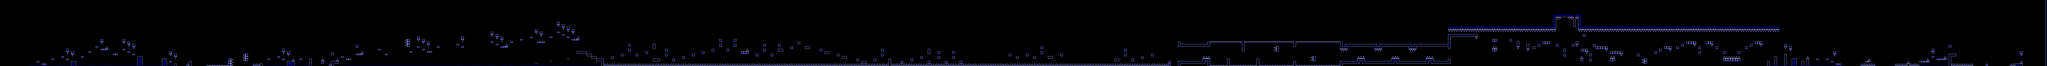

The image is a tile-based game level rendered from a .tmx file. Its description and source (layers, tilesets, objects; grid data summarised) follow:
An orthogonal 834x27 tile map with 16x16 px tiles, 2 tile layers (l2, l1), 2 tilesets and 194 objects.

<map version="1.10" tiledversion="1.11.0" orientation="orthogonal" renderorder="right-down" width="834" height="27" tilewidth="16" tileheight="16" infinite="0" nextlayerid="8" nextobjectid="626">
 <editorsettings>
  <export target="cantletgo.json" format="json" />
 </editorsettings>
 <properties>
  <property name="BG" type="color" value="#ffd500ee" />
  <property name="Difficulty" value="HARD" />
  <property name="GROUND" type="color" value="#ff9d00a3" />
  <property name="Gamemode" type="int" value="0" />
  <property name="Level name" value="CANT LET GO" />
  <property name="Song" value="CANTLG" />
  <property name="Speed" type="int" value="1" />
  <property name="Stars" type="int" value="6" />
 </properties>
 <tileset firstgid="1" source="famidash.tsx" />
 <tileset firstgid="513" source="sprites.tsx" />
 <layer id="4" name="l2" width="834" height="27">
  <data>[22518 cells, 22464 non-empty, 14 distinct tile ids]</data>
 </layer>
 <layer id="1" name="l1" width="834" height="27">
  <data>[22518 cells, 22518 non-empty, 32 distinct tile ids]</data>
 </layer>
 <objectgroup id="7" name="SP">
  <object id="422" gid="522" x="976" y="368" width="16" height="16" />
  <object id="423" gid="543" x="1246" y="432" width="16" height="16" />
  <object id="424" gid="543" x="1260" y="432" width="16" height="16" />
  <object id="425" gid="543" x="1274" y="432" width="16" height="16" />
  <object id="426" gid="543" x="1288" y="432" width="16" height="16" />
  <object id="427" gid="523" x="1328" y="432" width="16" height="16" />
  <object id="428" gid="522" x="1404" y="416" width="16" height="16" />
  <object id="429" gid="522" x="1457" y="384" width="16" height="16" />
  <object id="430" gid="543" x="2320" y="328" width="16" height="16">
   <properties>
    <property name="vflip" type="bool" value="true" />
   </properties>
  </object>
  <object id="431" gid="543" x="2160" y="376" width="16" height="16">
   <properties>
    <property name="vflip" type="bool" value="true" />
   </properties>
  </object>
  <object id="432" gid="522" x="2400" y="352" width="16" height="16" />
  <object id="433" gid="523" x="2512" y="352" width="16" height="16" />
  <object id="434" gid="522" x="2592" y="320" width="16" height="16" />
  <object id="435" gid="522" x="2616" y="368" width="16" height="16" />
  <object id="436" gid="522" x="2640" y="416" width="16" height="16" />
  <object id="437" gid="522" x="2912" y="304" width="16" height="16" />
  <object id="438" gid="522" x="3056" y="336" width="16" height="16" />
  <object id="439" gid="523" x="3128" y="320" width="16" height="16" />
  <object id="440" gid="523" x="3488" y="416" width="16" height="16" />
  <object id="441" gid="523" x="3584" y="400" width="16" height="16" />
  <object id="442" gid="523" x="3696" y="384" width="16" height="16" />
  <object id="443" gid="521" x="3632" y="144" width="16" height="16" />
  <object id="444" gid="521" x="3664" y="160" width="16" height="16" />
  <object id="445" gid="521" x="3696" y="176" width="16" height="16" />
  <object id="446" gid="521" x="3728" y="192" width="16" height="16" />
  <object id="447" gid="521" x="3520" y="208" width="16" height="16" />
  <object id="448" gid="521" x="3488" y="192" width="16" height="16" />
  <object id="449" gid="521" x="3200" y="208" width="16" height="16" />
  <object id="450" gid="521" x="3232" y="224" width="16" height="16" />
  <object id="451" gid="521" x="3264" y="240" width="16" height="16" />
  <object id="452" gid="521" x="3008" y="240" width="16" height="16" />
  <object id="453" gid="521" x="2784" y="272" width="16" height="16" />
  <object id="454" gid="521" x="2752" y="256" width="16" height="16" />
  </objectgroup>
</map>
<!-- 161 of 194 objects omitted -->
